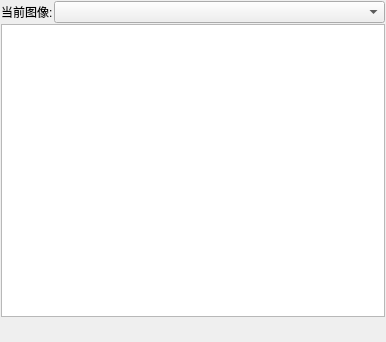
<?xml version="1.0" encoding="UTF-8"?>
<ui version="4.0">
 <class>SAFigureLayoutWidget</class>
 <widget class="QWidget" name="SAFigureLayoutWidget">
  <property name="geometry">
   <rect>
    <x>0</x>
    <y>0</y>
    <width>386</width>
    <height>342</height>
   </rect>
  </property>
  <property name="windowTitle">
   <string>Figure Layout</string>
  </property>
  <layout class="QVBoxLayout" name="verticalLayout">
   <property name="spacing">
    <number>1</number>
   </property>
   <property name="leftMargin">
    <number>1</number>
   </property>
   <property name="topMargin">
    <number>1</number>
   </property>
   <property name="rightMargin">
    <number>1</number>
   </property>
   <property name="bottomMargin">
    <number>1</number>
   </property>
   <item>
    <layout class="QHBoxLayout" name="horizontalLayout_2">
     <item>
      <widget class="QLabel" name="label">
       <property name="sizePolicy">
        <sizepolicy hsizetype="Maximum" vsizetype="Preferred">
         <horstretch>0</horstretch>
         <verstretch>0</verstretch>
        </sizepolicy>
       </property>
       <property name="text">
        <string>当前图像:</string>
       </property>
      </widget>
     </item>
     <item>
      <widget class="QComboBox" name="comboBoxCurrentChart"/>
     </item>
    </layout>
   </item>
   <item>
    <widget class="QTableView" name="tableView"/>
   </item>
   <item>
    <layout class="QHBoxLayout" name="horizontalLayout">
     <item>
      <widget class="QToolButton" name="toolButtonDelete">
       <property name="text">
        <string/>
       </property>
       <property name="icon">
        <iconset resource="../icons.qrc">
         <normaloff>:/icons/icons/delete.png</normaloff>:/icons/icons/delete.png</iconset>
       </property>
       <property name="autoRaise">
        <bool>true</bool>
       </property>
      </widget>
     </item>
     <item>
      <spacer name="horizontalSpacer">
       <property name="orientation">
        <enum>Qt::Horizontal</enum>
       </property>
       <property name="sizeHint" stdset="0">
        <size>
         <width>40</width>
         <height>20</height>
        </size>
       </property>
      </spacer>
     </item>
    </layout>
   </item>
  </layout>
 </widget>
 <resources>
  <include location="../icons.qrc"/>
 </resources>
 <connections/>
</ui>
